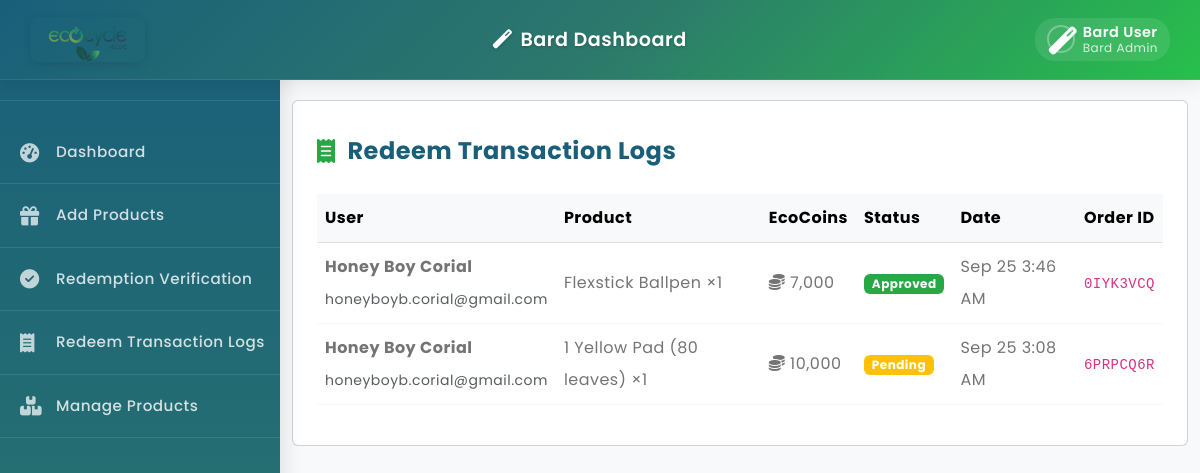
Page /admin/bardredemptionlogs.php on the earlier database version.
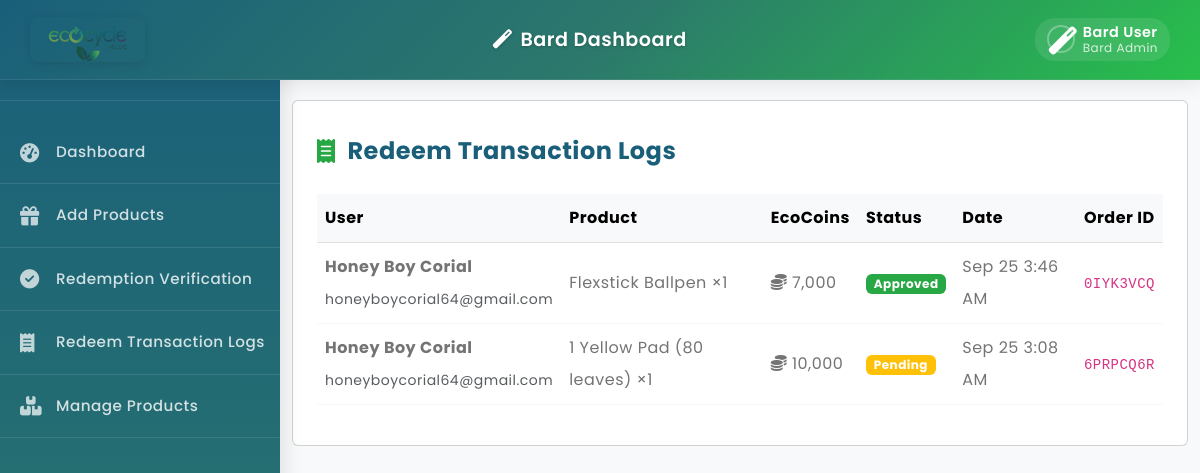
Same page on the later database version.
### tables this page shows
CREATE TABLE `bardproductsredeem` (
  `redeem_id` int(11) NOT NULL AUTO_INCREMENT,
  `user_id` int(11) NOT NULL,
  `user_type` enum('buyer','seller') NOT NULL,
  `product_id` int(11) NOT NULL,
  `quantity` int(11) NOT NULL DEFAULT 1,
  `ecocoins_spent` int(11) NOT NULL,
  `status` enum('pending','approved','declined','completed') DEFAULT 'pending',
  `created_at` timestamp NOT NULL DEFAULT current_timestamp(),
  `updated_at` timestamp NOT NULL DEFAULT current_timestamp() ON UPDATE current_timestamp(),
  `cost` decimal(10,2) NOT NULL DEFAULT 0.00,
  `order_id` varchar(50) NOT NULL,
  `redeemed_at` datetime NOT NULL DEFAULT current_timestamp(),
  PRIMARY KEY (`redeem_id`)
);

CREATE TABLE `buyers` (
  `buyer_id` int(11) NOT NULL AUTO_INCREMENT,
  `fullname` varchar(100) NOT NULL,
  `username` varchar(50) NOT NULL,
  `phone_number` varchar(20) NOT NULL,
  `email` varchar(100) NOT NULL,
  `password` varchar(255) NOT NULL,
  `address` text DEFAULT NULL,
  `documents` varchar(255) DEFAULT NULL,
  `status` enum('active','blocked') DEFAULT 'active',
  `created_at` timestamp NOT NULL DEFAULT current_timestamp(),
  `updated_at` timestamp NOT NULL DEFAULT current_timestamp() ON UPDATE current_timestamp(),
  `last_login` datetime DEFAULT NULL,
  `ecocoins_balance` decimal(10,2) NOT NULL DEFAULT 0.00,
  `reset_token` varchar(255) DEFAULT NULL,
  `reset_token_expires` datetime DEFAULT NULL,
  `reset_required` tinyint(1) DEFAULT 0,
  `failed_attempts` int(11) DEFAULT 0,
  `last_failed_attempt` datetime DEFAULT NULL,
  PRIMARY KEY (`buyer_id`),
  UNIQUE KEY `username` (`username`),
  UNIQUE KEY `email` (`email`)
);

CREATE TABLE `bardproducts` (
  `id` int(11) NOT NULL AUTO_INCREMENT,
  `name` varchar(255) NOT NULL,
  `description` text DEFAULT NULL,
  `ecocoins_cost` int(11) NOT NULL,
  `stocks` int(11) NOT NULL DEFAULT 0,
  `image` varchar(255) DEFAULT NULL,
  `created_at` timestamp NOT NULL DEFAULT current_timestamp(),
  `updated_at` timestamp NOT NULL DEFAULT current_timestamp() ON UPDATE current_timestamp(),
  PRIMARY KEY (`id`)
);

### admin/bardredemptionlogs.php (the view, shortened to what this page needs)
<?php
require_once '../config/database.php';
include 'bardheader.php';
include 'bardsidebar.php';
$stmt = $pdo->prepare('SELECT r.*, b.fullname, b.email, bp.name as product_name FROM bardproductsredeem r JOIN buyers b ON r.user_id = b.buyer_id JOIN bardproducts bp ON r.product_id = bp.id ORDER BY r.created_at DESC');
$stmt->execute();
$transactions = $stmt->fetchAll();
?>
<!DOCTYPE html>
<html>
<head>
  <link href="https://cdn.jsdelivr.net/npm/bootstrap@5.3.0-alpha3/dist/css/bootstrap.min.css" rel="stylesheet">
  <link rel="stylesheet" href="https://cdnjs.cloudflare.com/ajax/libs/font-awesome/6.4.0/css/all.min.css">
</head>
<body>
<div class="container redeem-logs-panel" style="padding-top:40px;">
  <div class="card p-4">
    <div class="redeem-header">
      <i class="fas fa-receipt"></i>
      <h4>Redeem Transaction Logs</h4>
    </div>
    <table class="table table-hover align-middle" style="margin-top: 16px;">
      <thead class="table-light">
        <tr>
          <th>User</th>
          <th>Product</th>
          <th>EcoCoins</th>
          <th>Status</th>
          <th>Date</th>
          <th>Order ID</th>
        </tr>
      </thead>
      <tbody>
        <?php if (empty($transactions)): ?>
        <tr><td colspan="6" class="text-center">No transactions found.</td></tr>
        <?php else: foreach ($transactions as $t):
          $status_class = match($t['status']) {
            'approved' => 'badge-approved',
            'declined' => 'badge-declined',
            default => 'badge-pending'
          };
        ?>
        <tr>
          <td><strong><?= htmlspecialchars($t['fullname']) ?></strong><br><small class="text-muted"><?= htmlspecialchars($t['email']) ?></small></td>
          <td><?= htmlspecialchars($t['product_name']) ?> ×<?= $t['quantity'] ?></td>
          <td><i class="fas fa-coins"></i> <?= number_format($t['ecocoins_spent']) ?></td>
          <td><span class="badge text-white <?= $status_class ?>"><?= ucfirst($t['status'] ?: 'pending') ?></span></td>
          <td><?= date('M j g:i A', strtotime($t['created_at'])) ?></td>
          <td><code><?= htmlspecialchars($t['order_id']) ?></code></td>
        </tr>
        <?php endforeach; endif; ?>
      </tbody>
    </table>
  </div>
</div>
</body>
</html>

Differences in the rows shown:
changed through a linked row, bardproductsredeem "Sep 25 3:46 AM": buyers.email "honeyboyb.corial@gmail.com" → "honeyboycorial64@gmail.com"
changed through a linked row, bardproductsredeem "Sep 25 3:08 AM": buyers.email "honeyboyb.corial@gmail.com" → "honeyboycorial64@gmail.com"
